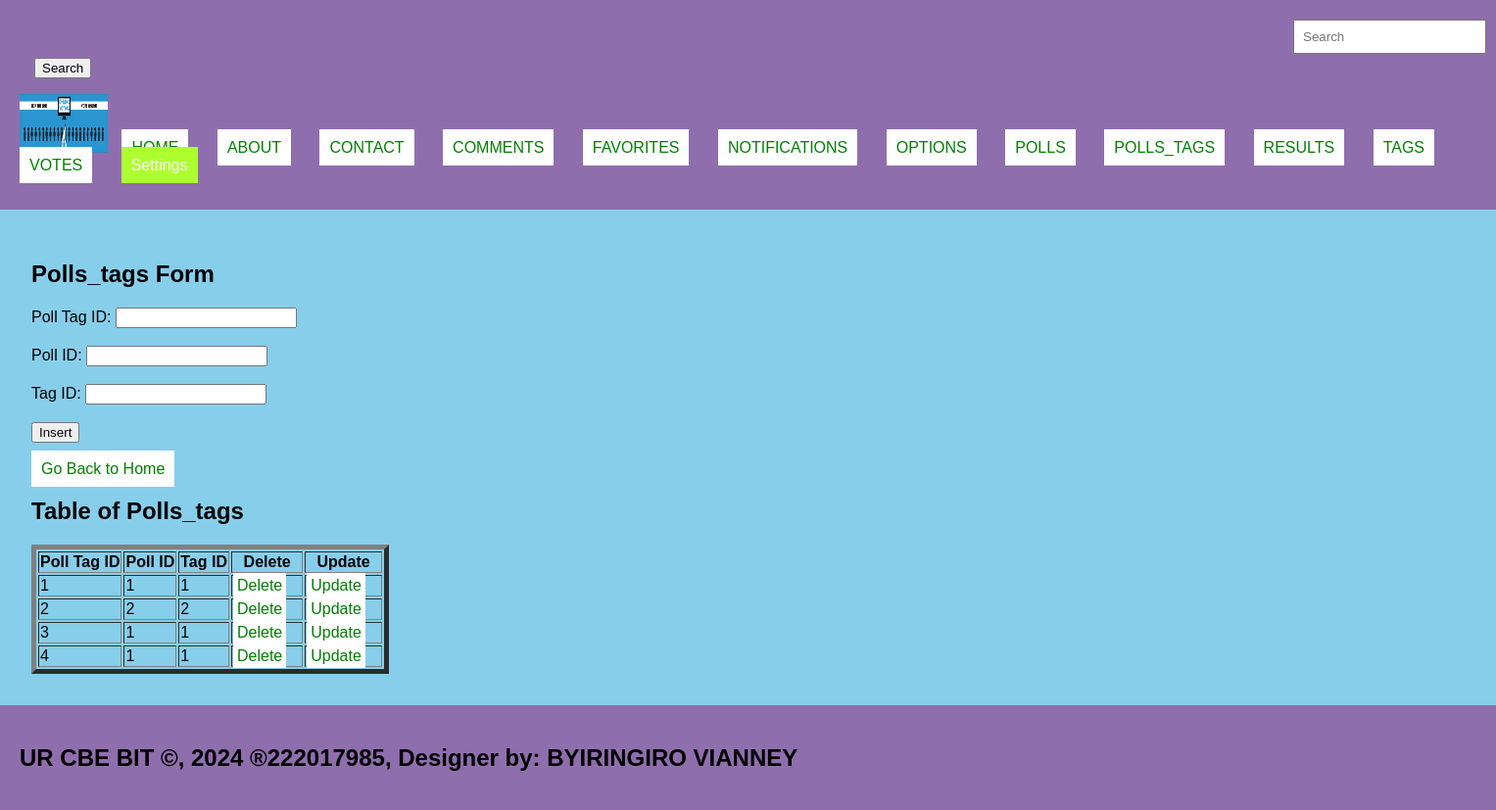
The page /Polls_tags.php on the database its author committed.
### tables this page shows
CREATE TABLE `polls_tags` (
  `poll_tag_id` int(11) NOT NULL,
  `poll_id` int(11) DEFAULT NULL,
  `tag_id` int(11) DEFAULT NULL
);

### Polls_tags.php (the view, shortened to what this page needs)
<!DOCTYPE html>
<html lang="en">
<head>
  <link rel="stylesheet" type="text/css" href="style.css" title="style 1" media="screen, tv, projection, handheld, print"/>
</head>
<body bgcolor="skyblue">
<header>
  <form class="d-flex" role="search" action="search.php">
        <input class="form-control me-2" type="search" placeholder="Search" aria-label="Search" name="query">
        <button class="btn btn-outline-success" type="submit">Search</button>
    </form>
    <ul style="list-style-type: none; padding: 0;">
        <li style="display: inline; margin-right: 10px;"><img src="./images/Online-Voting.png" width="90" height="60" alt="Logo"></li>
        <li style="display: inline; margin-right: 10px;"><a href="./home.html">HOME</a></li>
        <li style="display: inline; margin-right: 10px;"><a href="./about.html">ABOUT</a></li>
        <li style="display: inline; margin-right: 10px;"><a href="./contact.html">CONTACT</a></li>
        <li style="display: inline; margin-right: 10px;"><a href="./Comments.php">COMMENTS</a></li>
        <li style="display: inline; margin-right: 10px;"><a href="./Favorites.php">FAVORITES</a></li>
        <li style="display: inline; margin-right: 10px;"><a href="./Notifications.php">NOTIFICATIONS</a></li>
        <li style="display: inline; margin-right: 10px;"><a href="./Options.php">OPTIONS</a></li>
        <li style="display: inline; margin-right: 10px;"><a href="./Polls.php">POLLS</a></li>
        <li style="display: inline; margin-right: 10px;"><a href="./Polls_tags.php">POLLS_TAGS</a></li>
        <li style="display: inline; margin-right: 10px;"><a href="./Results.php">RESULTS</a></li>
        <li style="display: inline; margin-right: 10px;"><a href="./Tags.php">TAGS</a></li>
        <li style="display: inline; margin-right: 10px;"><a href="./Votes.php">VOTES</a></li>
        <li class="dropdown" style="display: inline; margin-right: 10px;">
            <a href="#" style="padding: 10px; color: white; background-color: greenyellow; text-decoration: none; margin-right: 15px;">Settings</a>
        </li>
    </ul>
</header>
<section>
  <h1>Polls_tags Form</h1>
  <form method="post" onsubmit="return confirmInsert();">
    <label for="polltgid">Poll Tag ID:</label>
    <input type="number" id="polltgid" name="polltgid"><br><br>
    <label for="pollid">Poll ID:</label>
    <input type="number" id="pollid" name="pollid" required><br><br>
    <label for="tid">Tag ID:</label>
    <input type="number" id="tid" name="tid" required><br><br>
    <input type="submit" name="add" value="Insert"><br><br>
    <a href="./home.html">Go Back to Home</a>
  </form>
  <h2>Table of Polls_tags</h2>
  <table border="5">
    <tr>
      <th>Poll Tag ID</th>
      <th>Poll ID</th>
      <th>Tag ID</th>
      <th>Delete</th>
      <th>Update</th>
    </tr>
    <?php
    include "database_connection.php";
    $sql = "SELECT * FROM polls_tags";
    $result = $connection->query($sql);
    if ($result->num_rows > 0) {
        while ($row = $result->fetch_assoc()) {
            $polltgid = $row['poll_tag_id'];
            echo "<tr>
                    <td>" . $row['poll_tag_id'] . "</td>
                    <td>" . $row['poll_id'] . "</td>
                    <td>" . $row['tag_id'] . "</td>
                    <td><a style='padding:4px' href='delete_polls_tags.php?poll_tag_id=$polltgid'>Delete</a></td>
                    <td><a style='padding:4px' href='update_polls_tags.php?poll_tag_id=$polltgid'>Update</a></td>
                </tr>";
        }
    } else {
        echo "<tr><td colspan='5'>No data found</td></tr>";
    }
    ?>
  </table>
</section>
<footer>
  <marquee>
    <b><h2>UR CBE BIT &copy, 2024 &reg222017985, Designer by: BYIRINGIRO VIANNEY</h2></b>
  </marquee>
</footer>
</body>
</html>

### style.css (style rules this page uses)
body { font-family: Arial, sans-serif; margin: 0; padding: 0; }
header { background-color: #8987; padding: 20px; }
footer { background-color: #8987; padding: 20px; }

### Polls_tags.php (style rules this page uses)
a { padding: 10px; color: white; background-color: white; text-decoration: none; margin-right: 15px; }
a:link { color: green; }
button.btn { margin-left: 15px; margin-top: 4px; }
input.form-control { margin-left: 1300px; padding: 8px; }
header { background-color: #9067; padding: 20px; }
section { padding:32px; }
footer { background-color: #9067; padding: 20px; }

### rows shown on the page
polls_tags: poll_tag_id "1", poll "1", tag "1"
polls_tags: poll_tag_id "2", poll "2", tag "2"
polls_tags: poll_tag_id "3", poll "1", tag "1"
polls_tags: poll_tag_id "4", poll "1", tag "1"
